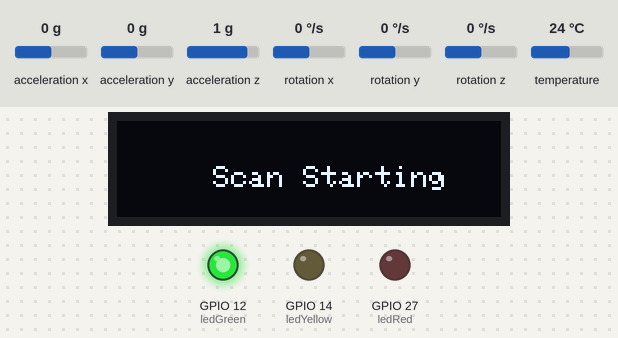
The sketch below on a simulated ESP32. Shown: 128×32 one-colour display, output pins drawn as LEDs (lit = HIGH). The test bench sets the inputs (shaded band); at power-on: acceleration x 0 g, acceleration y 0 g, acceleration z 1 g, rotation x 0 °/s, rotation y 0 °/s, rotation z 0 °/s, temperature 24 °C. The display library's start-up logo is not drawn; a WiFi scan finds three made-up networks; what the sketch prints to the serial monitor is not drawn.

Above: at 1.1 s.
At 3.6 s:
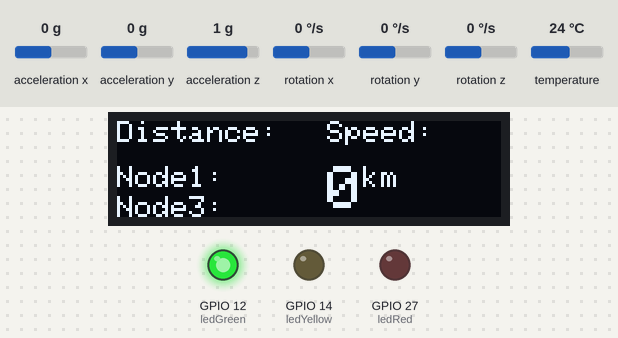
3.7 s: acceleration x set to 0.4 g
6.2 s: acceleration x set to 0.7 g
At 9.1 s:
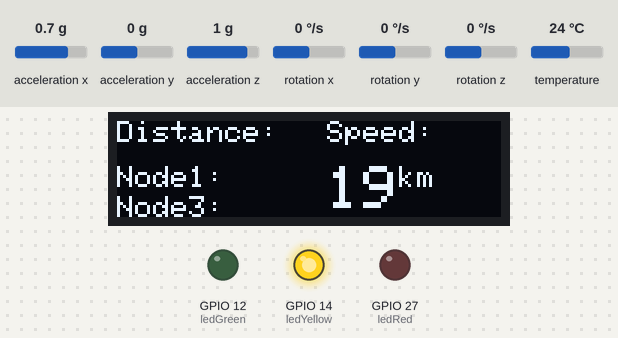
9.2 s: acceleration x set to 0.8 g
12.2 s: acceleration x set to 1.1 g
At 13.7 s:
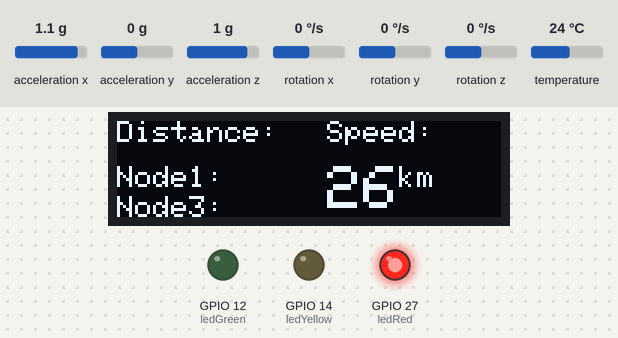
Timing chart, 0 to 15.2 s (numbered marks = the images above; inputs shaded):
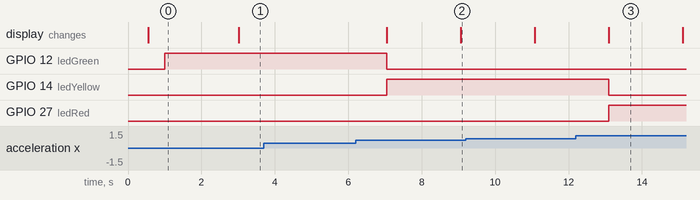

The sketch:

Node2_Uji-ESP.ino
```cpp
                                                                                                                                                                                                                                                                                                                                                                                                                                                                                                                                                                                                                                                                                                                                                                                                                                                                                                                                                                                                                                                                                                                                                                                                                                                                                                                                                                                                                                                                                                                                                                                                                                                                                                                                                                                                                                                                                                                                                                                                                                                                                                                                                                                                                                                                                                                                                                                                                                                                                                                                                                                                                                                                                                                                                                                                                                                                                                                                                                                                                                                                                                                                                                                                                                                                                                                                                                                                                                                                                                                                                                                                                                                                                                                                                                                                                                                                                                                                                                                                                                                                                                                                                                                                                                                                                                                                                                                                                                                                                                                                                                                                                                                                                                                                                                                                                                                                                                                                                                                                                                                                                                                                                                                                                                                                                                                                                                                                                                                                                                                                                                                                                                                                                                                                                                                                                                                                                                                         #include <WiFi.h>
#include <Adafruit_GFX.h>
#include <Adafruit_MPU6050.h>
#include <Adafruit_SSD1306.h>
#include <Adafruit_Sensor.h>

#define SCREEN_WIDTH 128
#define SCREEN_HEIGHT 32

#define ledRed 27
#define ledYellow 14
#define ledGreen 12

Adafruit_MPU6050 mpu;

#define OLED_RESET     -1 // Reset pin # (or -1 if sharing Arduino reset pin)
#define SCREEN_ADDRESS 0x3C ///< See datasheet for Address; 0x3D for 128x64, 0x3C for 128x32
Adafruit_SSD1306 display = Adafruit_SSD1306(SCREEN_WIDTH, SCREEN_HEIGHT, &Wire, OLED_RESET);

float currentAccel;
float prevAccel = 0;
float velocity, veloKm, vKm;
int interval = 1000;
int dataOutn1 = 0, dataOutn3 = 0;
unsigned long prevMillis = 0;
unsigned long currentMillis;

//const char* wifi_network_ssid     = "KelinciPercobaan";   /*Replace with Your own network SSID*/
//const char* wifi_network_password =  "qwerty123"; /*Replace with Your own network PASSWORD*/
const char *soft_ap_ssid          = "Node-2 ESP";    /*Create a SSID for ESP32 Access Point*/
const char *soft_ap_password      = "123456789"; /*Create Password for ESP32 AP*/
String ssid;

float v_Pt = 2; //transmitter power (dbm)
float v_Sd = 2; //standard deviation (random number)
int v_Ple = 4; //path loss exponent
int v_Plo = 24; //path loss distance do
int v_refd = 1; // rekomendasi 1 meter
int v_distance = 100; // jarak uji maksimal
float rssi_1, rssi_3, distance_node1, distance_node3;

float LNSM(float rssi) {
  float get_rssi = v_Pt - v_Plo - 10 * v_Ple * 1.903089987 + v_Sd;
  //  Serial.print(", Estimasi Jarak Max RSSI : ");
  //  Serial.print(get_rssi, 0);
  float up_data = ((rssi) - v_Pt + v_Plo - v_Sd);
  float down_data = 10 * v_Ple;
  float rumus = -(up_data / down_data);
  float get_distance = pow(v_refd * 10, rumus);
  //  Serial.print(", Distance : ");
  //  Serial.print(get_distance, 1);

  return get_distance;
}

float ledNotif(float velocity) {
  if (velocity <= 10) {
    digitalWrite(ledRed, LOW);
    digitalWrite(ledYellow, LOW);
    digitalWrite(ledGreen, HIGH);
  } else if (velocity >= 10 && velocity <= 30) {
    digitalWrite(ledRed, LOW);
    digitalWrite(ledYellow, HIGH);
    digitalWrite(ledGreen, LOW);
  } else {
    digitalWrite(ledRed, HIGH);
    digitalWrite(ledYellow, LOW);
    digitalWrite(ledGreen, LOW);
  }
}

void setup() {
  Serial.begin(115200);  /*Baud rate for serial communication*/
  pinMode(ledRed, OUTPUT);
  pinMode(ledYellow, OUTPUT);
  pinMode(ledGreen, OUTPUT);
  WiFi.mode(WIFI_AP_STA);  /*ESP32 Access point configured*/
  WiFi.disconnect();
  Serial.println("\n[*] Creating ESP32 AP");
  WiFi.softAP(soft_ap_ssid, soft_ap_password);  /*Configuring ESP32 access point SSID and password*/
  WiFi.setTxPower(WIFI_POWER_2dBm);
  Serial.print("[+] AP Created with IP Gateway ");
  Serial.println(WiFi.softAPIP());     /*Printing AP IP address*/

  if (!mpu.begin()) {
    Serial.println("Sensor init failed");
    while (1)
      yield();
  }

  // set accelerometer range to +-8G
  mpu.setAccelerometerRange(MPU6050_RANGE_8_G);

  if (!display.begin(SSD1306_SWITCHCAPVCC, SCREEN_ADDRESS)) {
    Serial.println(F("SSD1306 allocation failed"));
    for (;;);
  }

  display.display();
  display.setTextColor(WHITE);
  display.setRotation(0);
  delay(500);
  testscan();
}

void findWifi(void) {
  // find wifi rssi
  int n = WiFi.scanNetworks();

  if (n == 0) {
    Serial.println("no networks found");
  } else {
    Serial.print(n);
    Serial.println(" networks found");
    for (int i = 0; i < n; ++i) {
      // Print SSID and RSSI for each network found
      ssid = WiFi.SSID(i);
      if (ssid == "Node-1 ESP") {
        rssi_1 = WiFi.RSSI(i);
        Serial.print("RSSI Node 1 : ");
        Serial.println(rssi_1, 0);
        distance_node1 = LNSM(rssi_1);
        dataOutn1 = 1;
      }
      else if (ssid == "Node-3 ESP") {
        rssi_3 = WiFi.RSSI(i);
        Serial.print("RSSI Node 3 : ");
        Serial.println(rssi_3, 0);
        distance_node3 = LNSM(rssi_3);
        dataOutn3 = 3;
      }
    }
  }
}

void loop() {
  sensors_event_t a, g, temp;
  mpu.getEvent(&a, &g, &temp);
  //currentAccel = getData[0];
  currentAccel = a.acceleration.x;

  currentMillis = millis();
  if (currentMillis >= prevMillis + interval) {
    Serial.println("Mulai");
    velocity = ((currentAccel + prevAccel) / 2) * (interval / 1000);
    prevAccel = currentAccel;
    prevMillis = interval;

    //  Serial.print("Time sec : ");
    //  Serial.println(currentMillis / 1000);
    vKm = velocity * 3.6;

    if (vKm > 0) {
      veloKm = vKm;
    } else {
      veloKm = 0;
    }
    ledNotif(veloKm);
    findWifi();
    displayOled();
    Serial.println("Selesai");
  }
}

void displayOled(void) {
  display.clearDisplay();
  if (dataOutn1 == 1) {
    //node 1 display
    display.setTextSize(1);
    display.setCursor(0, 15);
    display.print("Node1:");
    display.print(distance_node1, 1);
    display.print("m");
    dataOutn1 = 0;
  } if (dataOutn3 == 3) {
    //node 3 display
    display.setTextSize(1);
    display.setCursor(0, 25);
    display.print("Node3:");
    display.print(distance_node3, 1);
    display.print("m");
    dataOutn3 = 0;
  }
  //distance
  display.setTextSize(1);
  display.setCursor(0, 0);
  display.print("Distance:");
  display.setCursor(0, 15);
  display.print("Node1:");
  display.setCursor(0, 25);
  display.print("Node3:");
  //kecepatan
  display.setTextSize(1);
  display.setCursor(70, 0);
  display.print("Speed:");
  display.setTextSize(2);
  display.setCursor(70, 15);
  display.print(veloKm, 0);
  display.setTextSize(1);
  display.print("km");
  display.display();
}

void testscan(void) {
  display.clearDisplay();
  //starting scan
  display.setTextSize(1);
  display.setCursor(32, 15);
  display.print("Scan Starting");
  display.display();
}
```

Measured:
- the behaviour switches between 0.5 and 0.6 g on acceleration x (found by bisection; images 1 and 2)
- the behaviour switches between 0.9 and 1 g on acceleration x (found by bisection; images 2 and 3)
- after the input at 3.7 s, every drawn part: stays the same
- after the input at 12.2 s, GPIO 14 (ledYellow): HIGH → LOW after 0.89 s; GPIO 27 (ledRed): LOW → HIGH after 0.89 s
- what the display in image 0 shows lasts 2.4 s, from 0.6 s to 3.0 s
